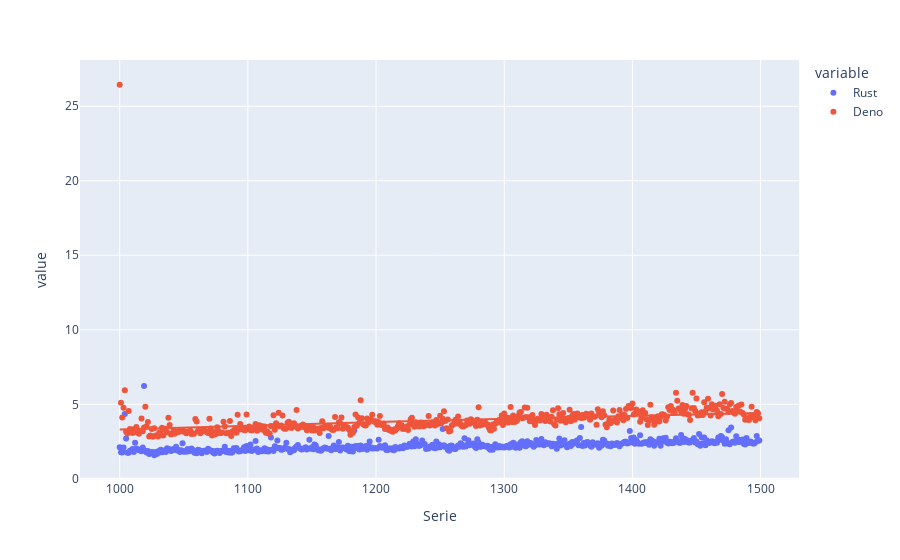

The notebook cell saved with this chart:
### Code cell
import plotly.express as px

fig_rs = px.scatter(secret_source_data, x="Serie", y=["Rust", "Deno"], trendline="ols", trendline_options=dict(log_x=True))
fig_rs.show()

### Figure 1 — Plotly figure (JSON) as saved in the notebook; plotly's stock layout.template omitted (floating-point values rounded to 4 significant figures; data arrays with more than 128 entries replaced by an {"elided": "..."} marker saying what was removed)
{"data": [{"hovertemplate": "variable=Rust<br>Serie=%{x}<br>value=%{y}<extra></extra>", "legendgroup": "Rust", "marker": {"color": "#636efa", "symbol": "circle"}, "mode": "markers", "name": "Rust", "orientation": "v", "showlegend": true, "type": "scatter", "x": {"elided": "500 int values"}, "xaxis": "x", "y": {"elided": "500 float values"}, "yaxis": "y"}, {"hovertemplate": "<b>OLS trendline</b><br>value = 3.87626 * log10(Serie) + -9.76541<br>R<sup>2</sup>=0.296269<br><br>variable=Rust<br>Serie=%{x}<br>value=%{y} <b>(trend)</b><extra></extra>", "legendgroup": "Rust", "marker": {"color": "#636efa", "symbol": "circle"}, "mode": "lines", "name": "Rust", "showlegend": false, "type": "scatter", "x": {"elided": "500 int values"}, "xaxis": "x", "y": {"elided": "500 float values"}, "yaxis": "y"}, {"hovertemplate": "variable=Deno<br>Serie=%{x}<br>value=%{y}<extra></extra>", "legendgroup": "Deno", "marker": {"color": "#EF553B", "symbol": "circle"}, "mode": "markers", "name": "Deno", "orientation": "v", "showlegend": true, "type": "scatter", "x": {"elided": "500 int values"}, "xaxis": "x", "y": {"elided": "500 float values"}, "yaxis": "y"}, {"hovertemplate": "<b>OLS trendline</b><br>value = 6.24882 * log10(Serie) + -15.4341<br>R<sup>2</sup>=0.074393<br><br>variable=Deno<br>Serie=%{x}<br>value=%{y} <b>(trend)</b><extra></extra>", "legendgroup": "Deno", "marker": {"color": "#EF553B", "symbol": "circle"}, "mode": "lines", "name": "Deno", "showlegend": false, "type": "scatter", "x": {"elided": "500 int values"}, "xaxis": "x", "y": {"elided": "500 float values"}, "yaxis": "y"}], "layout": {"legend": {"title": {"text": "variable"}, "tracegroupgap": 0}, "margin": {"t": 60}, "xaxis": {"anchor": "y", "domain": [0, 1], "title": {"text": "Serie"}}, "yaxis": {"anchor": "x", "domain": [0, 1], "title": {"text": "value"}}}}
